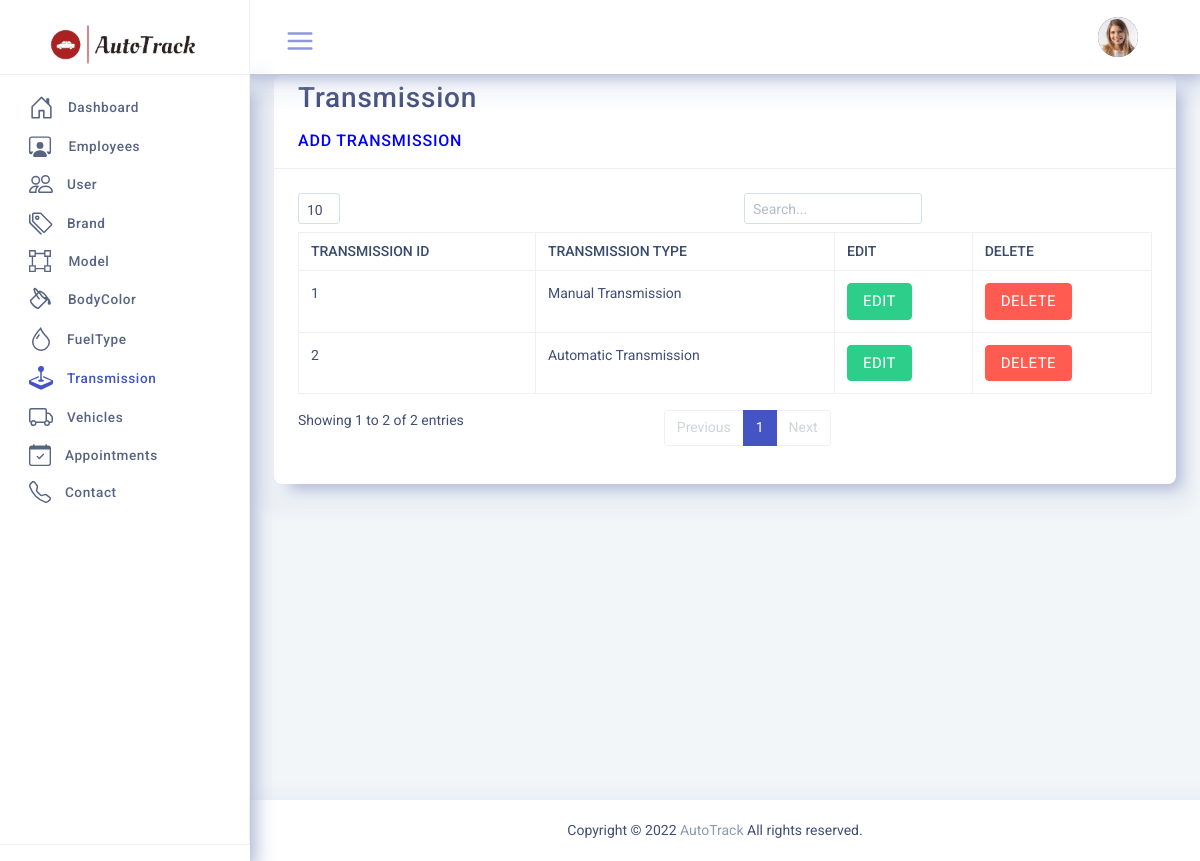
The page /admin/admindashboard/Dash/DASHTIC-LTR/pages/transmission.php (signed in) on the database its author committed.
### tables this page shows
CREATE TABLE `user` (
  `user_id` bigint(20) UNSIGNED NOT NULL,
  `user_role_id` int(10) UNSIGNED NOT NULL,
  `first_name` varchar(30) NOT NULL,
  `last_name` varchar(30) NOT NULL,
  `email` varchar(60) NOT NULL,
  `username` varchar(30) NOT NULL,
  `password` varchar(256) NOT NULL,
  `address` text NOT NULL,
  `user_image` varchar(100) DEFAULT NULL
);

CREATE TABLE `transmission` (
  `transmission_id` bigint(20) UNSIGNED NOT NULL,
  `transmission_type` varchar(100) NOT NULL
);

### admin/admindashboard/Dash/DASHTIC-LTR/pages/transmission.php (the view, shortened to what this page needs)
<?php include('header.php');?>
<div class="page">
	<div class="page-main">
		<?php include('sidebar.php');?>
		<div class="app-content main-content">
			<div class="side-app">
				<?php include('pageheader.php');?>
						<div class="row">
							<div class="col-12">
								<div class="card">
									<div class="card-header">
										<div class="card-title">
										<h2>Transmission</h2>
										<h5><a href="addtrans.php" style="color:blue;">ADD TRANSMISSION</a></h5>
										</div>
									</div>
									<div class="card-body">
										<div class="table-responsive">
											<table class="table table-bordered text-nowrap" id="example1">
												<thead>
													<tr>
														<th class="wd-25p border-bottom-0">Transmission Id</th>
														<th class="wd-25p border-bottom-0">Transmission Type</th>
														<th class="wd-25p border-bottom-0">EDIT</th>
														<th class="wd-25p border-bottom-0">DELETE</th>
													</tr>
												</thead>
												<tbody>
<?php
	$sql = "select * from transmission";
	$result = mysqli_query($conn,$sql);
	while($row=mysqli_fetch_assoc($result))
	{
		$tid=$row['transmission_id'];
?>
													<tr>
														<td><?php echo $row['transmission_id']; ?></td>
														<td><?php echo $row['transmission_type']; ?></td>
														<td>
														<form action="transmissionedit.php" method="post">
															<button type="submit" name="edit_btn" class="btn btn-success">EDIT </button>
														</form>
														</td>
														<td>
														<a href="transmissiondelete.php?id=<?php echo $tid?>" class="btn btn-danger delete-confirmation">DELETE</a>
														</td>
													</tr>
	<?php
	}
	?>
												</tbody>
											</table>
										</div>
									</div>
								</div>
							</div>
						</div>
						</div>
				</div>
			</div>
			<?php include('footer.php') ?>

### admin/admindashboard/Dash/DASHTIC-LTR/pages/pageheader.php (shortened to what this page needs)
<?php include '_dbconnect.php';?>
<?php
if (isset($_SESSION['username'])) {
	$username =$_SESSION['username'];
	$query = " SELECT * FROM USER WHERE username = '$username' OR email = '$username' AND (user_role_id=1 OR user_role_id=2) ";
	$result = mysqli_query($conn,$query);
	$row = mysqli_fetch_assoc($result);
}
else{
	?>
	<script>window.location= 'login.php';</script>
	<?php
}
?>
				<div class="app-header header top-header">
					<div class="container-fluid">
						<div class="d-flex">
							<div class="dropdown side-nav">
								<div class="app-sidebar__toggle" data-toggle="sidebar">
									<a class="open-toggle" href="">
									</a>
								</div>
							</div>
							<div class="d-flex order-lg-2 ml-auto">
				<div class="dropdown profile-dropdown">
									<a href="profile.php" class="nav-link pr-0 leading-none"  >
										<span>
											<img src="../public/assets/images/users/<?php echo $row['user_image'];?>" alt="img" class="avatar avatar-md brround">
										</span>
									</a>
								</div>
						</div>
					</div>
				</div>
</div>

### admin/admindashboard/Dash/DASHTIC-LTR/public/assets/css/sidemenu.css (style rules this page uses)
.app-content { min-height: calc(100vh - 50px); margin-top: 50px; margin-bottom: 0 !important; -webkit-transition: margin-left 0.2s ease; -o-transition: margin-left 0.2s ease; transition: margin-left 0.2s ease; overflow: hidden; }
.app-content .side-app { padding: 25px 1.5rem 0 1.5rem; }
@media (min-width: 768px) { .app-content { margin-left: 250px; padding-bottom: 1rem; } }
.app-header { position: fixed; left: 0; right: 0; top: 0; width: 100%; display: -webkit-box; display: -ms-flexbox; display: flex; z-index: 999; padding-right: 15px; padding: 0.75rem 0; -webkit-transition: padding-left 0.2s ease; -o-transition: padding-left 0.2s ease; transition: padding-left 0.2s ease; }
@media (min-width: 768px) { .app-header { padding-right: 30px; } }
.app-sidebar__toggle { margin: 5px; padding: 5px 18px; text-align: center; height: 2.5rem; font-size: 1.2rem; position: relative; border-radius: 3px; }
.app-sidebar__toggle a { color: #b6c1d9; }
@media (min-width: 768px) { .header.top-header { padding-left: 250px; } }

### rows shown on the page
user: user_image (picture)
transmission: transmission_id "1", transmission_type "Manual Transmission"
transmission: transmission_id "2", transmission_type "Automatic Transmission"
